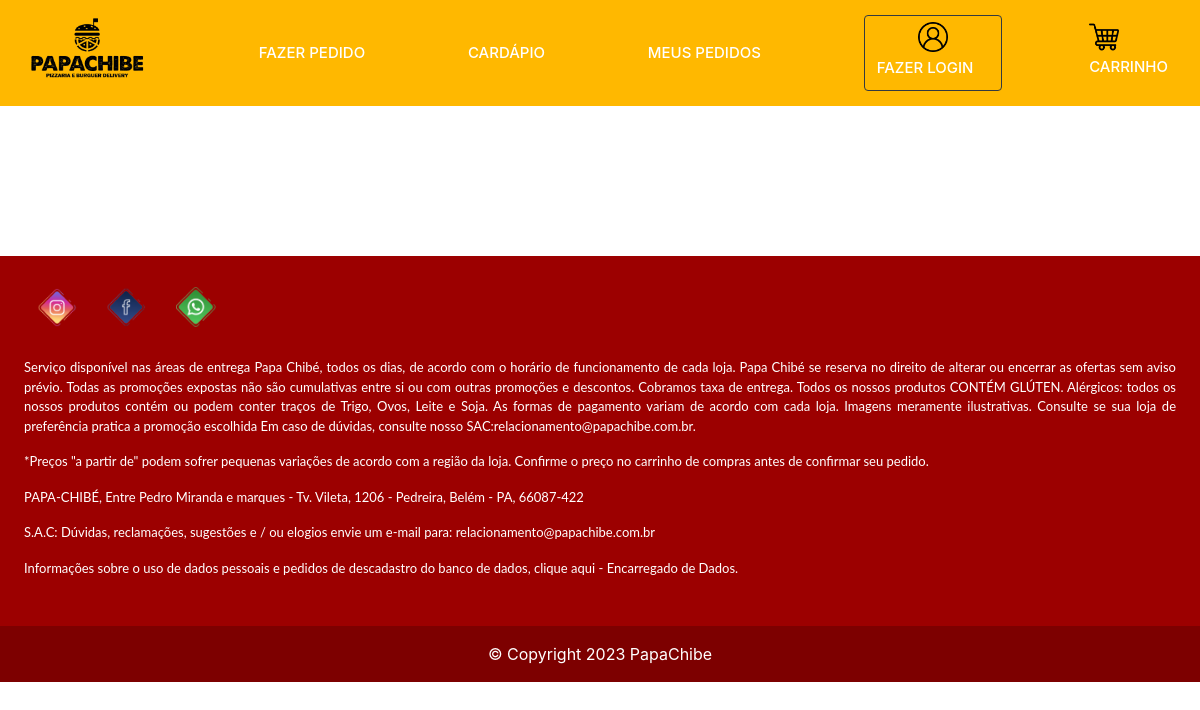
The page /listaCategoria.php on the database as committed earlier.
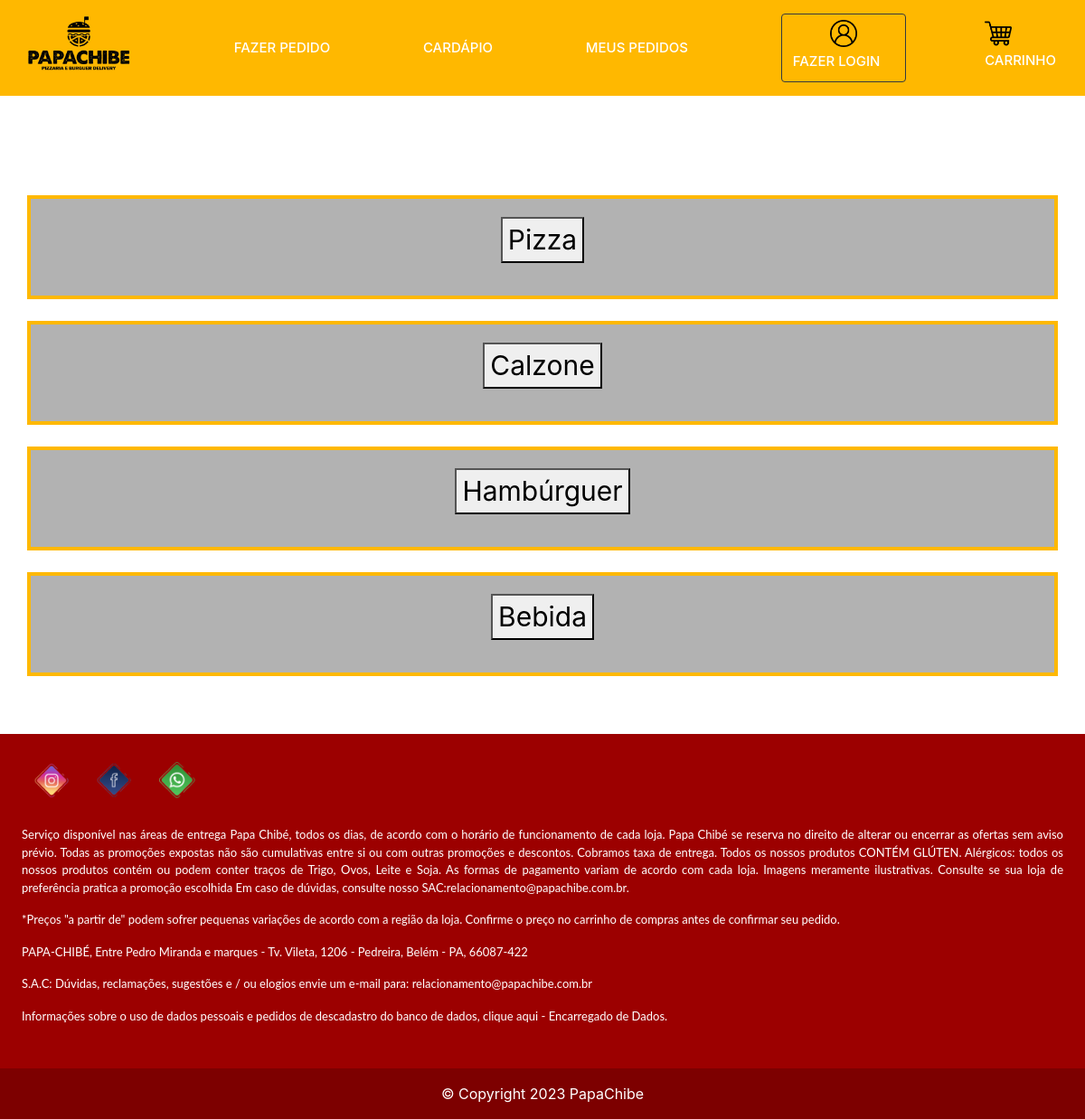
The same page on the database as committed later.
### tables this page shows
create table tb_categoria
(
	cdcategoria int auto_increment primary key,
    nome varchar(100) not null
);

### logicaAcessoUsuario.php (called while the page is built, shortened)
<?php
function funcionarioEstaLogado()
{
	return isset($_SESSION["funcionario_logado"]);
}
function clienteEstaLogado()
{
	return isset($_SESSION["cliente_logado"]);
}

### bancoCategoria.php (called while the page is built, shortened)
<?php
function listaCategorias($conexao)
{
	$categorias = array();
	$query = "select * from tb_categoria;";
	$resultado = mysqli_query($conexao, $query);
	while ($categoria = mysqli_fetch_assoc($resultado)) {
		array_push($categorias, $categoria);
	}
	return $categorias;
}

### listaCategoria.php (the view, shortened to what this page needs)
<?php
include("navBar.php");
include("conexao.php");
include("bancoCategoria.php");
?>
<h2 style="color: white">CATEGORIA</h2>
<br>
<?php
$categorias = listaCategorias($conexao);
foreach ($categorias as $categoria) {
    ?>
    <table>
        <div class="tableprod" height="30">
            <form action="listaProdutoCategoria.php" method="post">
                <p class="title" style="font-size: 30px; color: white;">
                    <button type="submit"><?= $categoria["nome"] ?></button>
                </p>
            </form>
        </div>
    </table>
    <br>
    <?php
}
?>
<?php include("rodape.php") ?>

### navBar.php (shortened to what this page needs)
<!DOCTYPE html>
<html>
<head>
    <link rel="stylesheet" href="https://cdn.jsdelivr.net/npm/bootstrap@4.6.0/dist/css/bootstrap.min.css"
>
</head>
<body>
    <?php
    include("logicaAcessoUsuario.php");
    ?>
    <nav class="navbar navbar-light" style="background-color: #FFB800;">
        <a class="navbar-brand" href="index.php">
            <img src="img/navBarLogo.png" width="140" height="80" class="d-inline-block align-top" alt="">
            <?php
            if (!funcionarioEstaLogado()) {
                ?>
                <a class="navbar-brand text-white btn-floating mb-0 h1" style="font-size:15px" href="index.php">FAZER PEDIDO</a>
            <?php } else { ?>
                <?php
            }
            ?>
            <a class="navbar-brand text-white mb-0 h1" style="font-size:15px" href="listaCategoria.php">CARDÁPIO</a>
            <?php
            if (!funcionarioEstaLogado()) {
                ?>
                <?php
                if (!clienteEstaLogado()) {
                 ?>
                    <a class="navbar-brand text-white mb-0 h1" style="font-size:15px" href="loginClienteFormulario.php">MEUS PEDIDOS</a>
                 <?php
                } else {
                    ?>
                    <a class="navbar-brand text-white mb-0 h1" style="font-size:15px" href="listarPedidos.php">MEUS PEDIDOS</a>
                <?php
                }
                ?>
            <?php } else { ?>
                <a class="navbar-brand text-white mb-0 h1" style="font-size:15px" href="listarPedidosGeral.php">ACOMPANHAR ENTREGA</a>
                <a class="navbar-brand text-white mb-0 h1" style="font-size:15px" href="produtoIndisponivel.php">PRODUTOS ARQUIVADOS</a>
                <?php
            }
            ?>
            <?php
            if (clienteEstaLogado()) {
                ?>
                <div class="btn btn-outline-dark btn-floating" style="background-color: black">
                    <a class="navbar-brand text-white align-center mb-0 h1" style="font-size:15px"
                        href="perfilUsuario.php">Olá, <u>
                            <?= clienteLogado() ?>.
                        </u></a>
                    <br>
                    <a class="navbar-brand text-white align-center mb-0 h1" style="font-size:15px">Não é
                        <?= clienteLogado() ?>?
                    </a>
                    <br>
                    <a class="navbar-brand text-white align-center mb-0 h1" style="font-size:15px"
                        href="logoutUsuario.php"><i><u>SAIR</u></i></a>
                </div>
                <?php
            } else if (!funcionarioEstaLogado()) {
                ?>
                <div class="btn btn-outline-dark btn-floating">
                    <img src="img/iconPerfil.png" width="30" class="d-inline-block align-center" alt="">
                    <br>
                    <a class="navbar-brand text-white align-center mb-0 h1" style="font-size:15px"
                        href="selecaoUsuario.php">FAZER LOGIN</a>
                </div>
                <?php
            }
            ?>
            <?php
            if (!funcionarioEstaLogado()) {
                ?>
                <div class="carrinho">
                    <img src="img/iconCarrinho.png" width="30" class="d-inline-block align-center" alt="">
                    <br>
                    <a class="navbar-brand text-white mb-0 h1" style="font-size:15px"
                        href="carrinhoFormulario.php">CARRINHO</a>
                </div>
                <?php
            }
            ?>
        </a>
    </nav>
    <div class="container">
        <div class="principal">

### rodape.php (shortened to what this page needs)
</div>
</div>
<footer class="text-justify text-white" style="background-color: #9C0000;">
    <div class="container p-4">
        <section class="mb-4">
            <a class="btn" href="https://www.instagram.com/papachibe__/" role="button" target="_blank"><img
                    src="img/iconInstagram.png" width="40" class="d-inline-block align-top" alt="">
                <i class="fab fa-instagram"></i></a>
            <a class="btn" href="https://www.facebook.com/papachibepizzaburguerdelivry/?locale=pt_BR" role="button"
                target="_blank"><img src="img/iconFacebook.png" width="40" class="d-inline-block align-top" alt="">
                <i class="fab fa-facebook-f"></i></a>
            <a class="btn" href="https://api.whatsapp.com/send?phone=5591984296466" role="button" target="_blank"><img
                    src="img/iconWhatsApp.png" width="40" class="d-inline-block align-top" alt="">
                <i class="fab fa-whatsapp"></i></a>
        </section>
        <section class="mb-4">
            <p>
                Serviço disponível nas áreas de entrega Papa Chibé, todos os dias, de acordo com o horário de
                funcionamento de cada loja. Papa Chibé se reserva no direito de alterar ou encerrar as ofertas sem aviso
                prévio. Todas as promoções expostas não são cumulativas entre si ou com outras promoções e descontos.
                Cobramos taxa de entrega. Todos os nossos produtos CONTÉM GLÚTEN. Alérgicos: todos os nossos produtos
                contém ou podem conter traços de Trigo, Ovos, Leite e Soja. As formas de pagamento variam de acordo com
                cada loja. Imagens meramente ilustrativas. Consulte se sua loja de preferência pratica a promoção
                escolhida Em caso de dúvidas, consulte nosso SAC:relacionamento@papachibe.com.br.
            </p>
            <p>
                *Preços "a partir de" podem sofrer pequenas variações de acordo com a região da loja. Confirme o preço
                no carrinho de compras antes de confirmar seu pedido.
            </p>
            <p>
                PAPA-CHIBÉ, Entre Pedro Miranda e marques - Tv. Vileta, 1206 - Pedreira, Belém - PA, 66087-422
            </p>
            <p>
                S.A.C: Dúvidas, reclamações, sugestões e / ou elogios envie um e-mail para:
                relacionamento@papachibe.com.br
            </p>
            <p>
                Informações sobre o uso de dados pessoais e pedidos de descadastro do banco de dados, clique aqui -
                Encarregado de Dados.
            </p>
        </section>
    </div>
    <div class="text-center p-3" style="background-color: rgba(0, 0, 0, 0.2);">
        © Copyright 2023
        <a class="text-white" href="https://mdbootstrap.com/">PapaChibe</a>
    </div>
</footer>
</body>
</html>

### navBar.php (style rules this page uses)
.mb-4 { font-family: 'Lato', sans-serif; color: white; font-size: 13px; margin: 0px; }
h1, h2, h3, h4, td, p, a { color: white; }
body { background-image: url('img/background.png'); }
.container { max-width: 1300px !important; }
.tableprod { background: rgba(0, 0, 0, 0.3); padding: 20px; border: 4px solid #FFB800; }
table { width: 100%; }
.principal { padding: 40px 15px; text-align: center; color: white; }
table { text-align: left; }

Rows that differ between the two databases and show on the page:
added tb_categoria: nome "Pizza"
added tb_categoria: nome "Calzone"
added tb_categoria: nome "Hambúrguer"
added tb_categoria: nome "Bebida"
